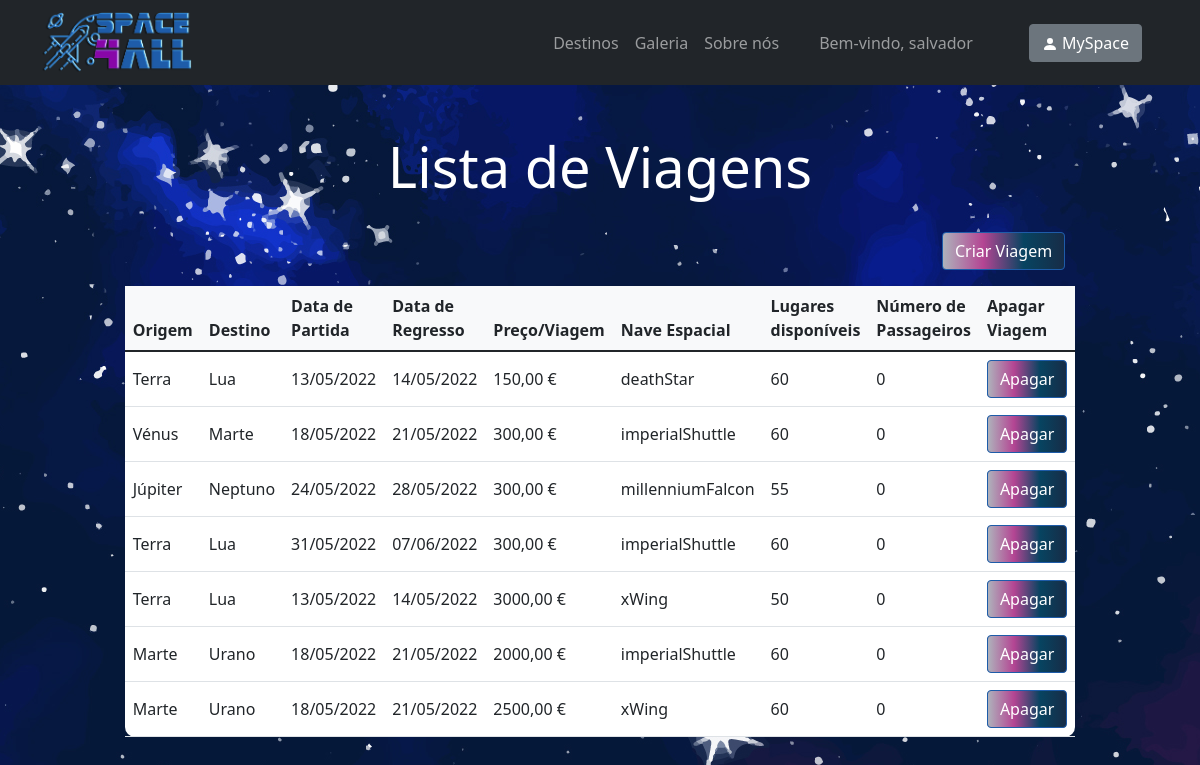
Screenshot of /trip-list (signed in) with the database file from the repository.
### space_trip/models.py (models this page shows)
class Trip(models.Model):
 origin = models.CharField(max_length=50)
 destination = models.CharField(max_length=50)
 departure_date = models.DateTimeField('departure_date')
 return_date = models.DateTimeField('return_date')
 price = models.IntegerField(default=600)
 spaceship = models.CharField(max_length=50)
 available_seats = models.IntegerField(default=60)
 number_of_passengers = models.IntegerField(default=0)

### space_trip/views.py (the view)
# urls.py: path("trip-list", views.tripList, name="trip-list"),
def tripList(request):
    trip_list = Trip.objects.all()
    return render(request, 'space_trip/trip-list.html', {'trip_list': trip_list})

### space_trip/templates/space_trip/trip-list.html (shortened to what this page needs)
{% extends "./index.html" %}
{% load static %}
{% block body %}
<div>
      <br><br>
       <h1 style="color: white; text-align: center;" class="glow display-4">Lista de Viagens</h1>
      <br>
      <a href="{% url 'space_trip:trip-management' %}"><button class="btn btn-primary btn-block fa-lg gradient-custom-2 mb-3" style="position: relative; left: 78.5%">Criar Viagem</button></a>
      <br>
      {% if trip_list %}
          <table class="table align-middle mb-0 bg-white w-75" style="border-radius: 10px; margin-left: auto; margin-right: auto;">
            <thead class="bg-light">
              <tr>
                <th>Origem</th>
                <th>Destino</th>
                <th>Data de Partida</th>
                <th>Data de Regresso</th>
                <th>Preço/Viagem</th>
                <th>Nave Espacial</th>
                <th>Lugares disponíveis</th>
                <th>Número de Passageiros</th>
                <th>Apagar Viagem</th>
              </tr>
            </thead>
            <tbody>
            {% for trip in trip_list %}
                  <tr>
                    <td>
                        {{ trip.origin }}
                    </td>
                    <td>
                        {{ trip.destination }}
                    </td>
                    <td>
                        {{ trip.departure_date|date:"d/m/Y" }}
                    </td>
                    <td>
                        {{ trip.return_date|date:"d/m/Y" }}
                    </td>
                    <td>
                        {{ trip.price }},00 €
                    </td>
                    <td>
                        {{ trip.spaceship }}
                    </td>
                    <td>
                        {{ trip.available_seats }}
                    </td>
                    <td>
                        {{ trip.number_of_passengers }}
                    </td>
                    <td>
                        <form action="{% url 'space_trip:deleteTrip' trip.id %}" method="get">
                            <input class="btn btn-primary btn-block fa-lg gradient-custom-2" type="submit" value="Apagar" />
                        </form>
                    </td>
                  </tr>
                {% endfor %}
            </tbody>
          </table>
    {% else %}
        <h1 style="color: white; text-align: center;" class="glow display-4">Não existem viagens disponíveis</h1>
    {% endif %}
</div>
{% endblock %}

### space_trip/templates/space_trip/index.html (shortened to what this page needs)
<!DOCTYPE html>
<html lang="pt">
<head>
    {% load static %}
    <link rel="stylesheet" type="text/css" href="{% static 'space_trip/css/bootstrap.css' %}">
</head>
{% block navbar %}
<nav id="navbar_top" class="navbar navbar-expand-lg navbar-dark bg-dark">
    <div class="container">
        <a class="navbar-brand me-2" href="{% url 'space_trip:index' %}">
            <img src="{% static 'spicy space/Space4All - effects.png' %}" height="60px" alt="Logo"
                 loading="lazy" style="margin-top: -1px;"/>
        </a>
        <div class="collapse navbar-collapse" id="navbarButtonsExample">
            <div class="mx-5">
                <ul class="navbar-nav" style="position: relative;">
                    <li class="nav-item">
                        <a class="nav-link" href="{% url 'space_trip:destinations' %}">Destinos</a>
                    </li>
                    <li class="nav-item">
                        <a class="nav-link" href="{% url 'space_trip:gallery' %}">Galeria</a>
                    </li>
                    <li class="nav-item">
                        <a class="nav-link" href="{% url 'space_trip:about-us' %}">Sobre nós</a>
                    </li>
                    {% if request.user.is_authenticated %}
                    <li class="ms-4 nav-item glow">
                        <a class="nav-link">Bem-vindo, {{request.user.username}}</a>
                    </li>
                    {% endif %}
                </ul>
            </div>
            <div class="d-flex align-items-center">
                {% if request.user.is_authenticated %}
                    <a type="button" class="btn btn-secondary me-3" href="{% url 'space_trip:profile' %}">
                        <svg xmlns="http://www.w3.org/2000/svg" width="16" height="16" fill="currentColor" class="bi bi-person-fill" viewBox="0 0 16 16">
                            <path d="M3 14s-1 0-1-1 1-4 6-4 6 3 6 4-1 1-1 1H3zm5-6a3 3 0 1 0 0-6 3 3 0 0 0 0 6z"/>
                        </svg>
                        MySpace
                    </a>
                {% endif %}
            </div>
        </div>
    </div>
</nav>
{% endblock %}
{% block body %}{% endblock %}
</html>

### space_trip/templates/space_trip/index.html (style rules this page uses)
.glow { color: #fff; text-align: left; animation: glow 1s ease-in-out infinite alternate; }

### rows the page displays
Trip: origin "Terra", destination "Lua", departure_date "13/05/2022", return_date "14/05/2022", price "150", spaceship "deathStar", available_seats "60", number_of_passengers "0"
Trip: origin "Vénus", destination "Marte", departure_date "18/05/2022", return_date "21/05/2022", price "300", spaceship "imperialShuttle", available_seats "60", number_of_passengers "0"
Trip: origin "Júpiter", destination "Neptuno", departure_date "24/05/2022", return_date "28/05/2022", price "300", spaceship "millenniumFalcon", available_seats "55", number_of_passengers "0"
Trip: origin "Terra", destination "Lua", departure_date "31/05/2022", return_date "07/06/2022", price "300", spaceship "imperialShuttle", available_seats "60", number_of_passengers "0"
Trip: origin "Terra", destination "Lua", departure_date "13/05/2022", return_date "14/05/2022", price "3000", spaceship "xWing", available_seats "50", number_of_passengers "0"
Trip: origin "Marte", destination "Urano", departure_date "18/05/2022", return_date "21/05/2022", price "2000", spaceship "imperialShuttle", available_seats "60", number_of_passengers "0"
Trip: origin "Marte", destination "Urano", departure_date "18/05/2022", return_date "21/05/2022", price "2500", spaceship "xWing", available_seats "60", number_of_passengers "0"

### other values shown
{{ request.user.username }} "salvador"
